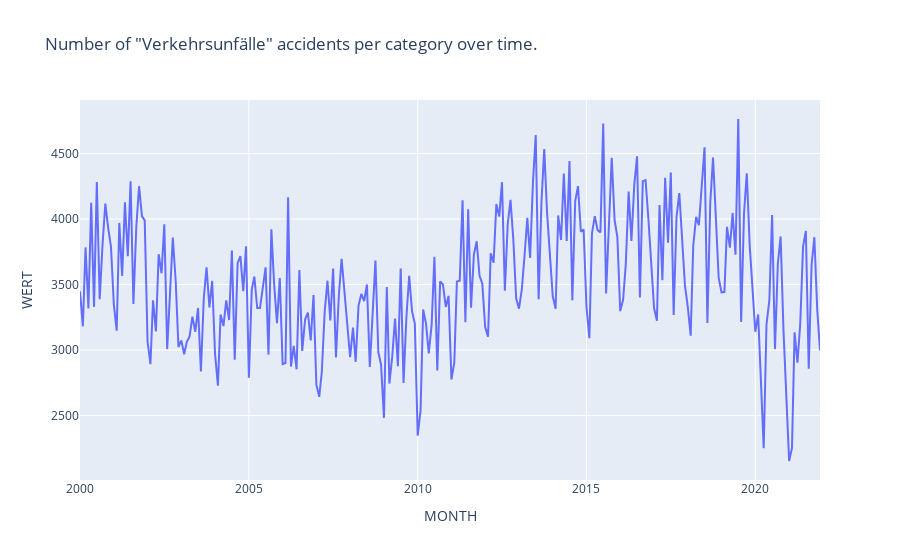

Here is the notebook cell this chart was saved with:
### Code cell
fig = px.line(df[df.MONATSZAHL == 'Verkehrsunfälle'], x="MONTH", y="WERT", 
              title='Number of "Verkehrsunfälle" accidents per category over time.')
fig.show()

### Figure 1 — Plotly figure (JSON) as saved in the notebook; plotly's stock layout.template omitted (floating-point values rounded to 4 significant figures; data arrays with more than 128 entries replaced by an {"elided": "..."} marker saying what was removed)
{"data": [{"hovertemplate": "MONTH=%{x}<br>WERT=%{y}<extra></extra>", "legendgroup": "", "line": {"color": "#636efa", "dash": "solid"}, "marker": {"symbol": "circle"}, "mode": "lines", "name": "", "orientation": "v", "showlegend": false, "type": "scatter", "x": {"elided": "264 str values"}, "xaxis": "x", "y": {"elided": "264 int values"}, "yaxis": "y"}], "layout": {"legend": {"tracegroupgap": 0}, "title": {"text": "Number of \"Verkehrsunfälle\" accidents per category over time."}, "xaxis": {"anchor": "y", "domain": [0, 1], "title": {"text": "MONTH"}}, "yaxis": {"anchor": "x", "domain": [0, 1], "title": {"text": "WERT"}}}}
